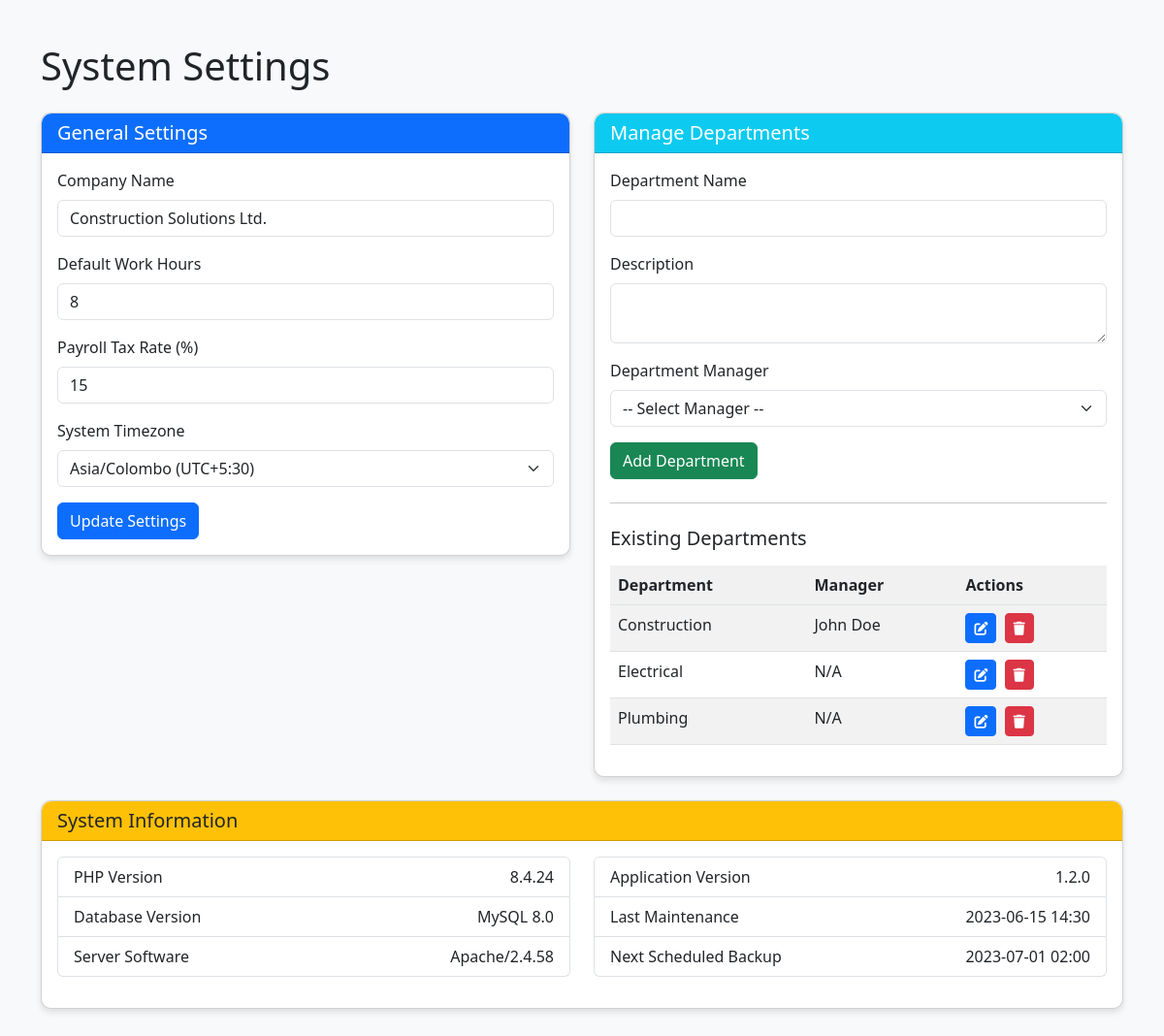
Page /settings.php (signed in) on the committed database.
### tables this page shows
CREATE TABLE `departments` (
  `dept_id` int(11) NOT NULL AUTO_INCREMENT,
  `dept_name` varchar(50) NOT NULL,
  `description` text DEFAULT NULL,
  `manager_id` varchar(10) DEFAULT NULL,
  PRIMARY KEY (`dept_id`),
  KEY `manager_id` (`manager_id`),
  CONSTRAINT `departments_ibfk_1` FOREIGN KEY (`manager_id`) 
    REFERENCES `employees` (`employee_id`) 
    ON DELETE SET NULL 
    ON UPDATE CASCADE
);

### settings.php (the view, shortened to what this page needs)
<?php
require_once 'db_connection.php';
$departments = [];
$result = $conn->query("SELECT * FROM departments");
if ($result->num_rows > 0) {
    while ($row = $result->fetch_assoc()) {
        $departments[] = $row;
    }
}
?>
<!DOCTYPE html>
<html lang="en">
<head>
    <link href="https://cdn.jsdelivr.net/npm/bootstrap@5.3.0/dist/css/bootstrap.min.css" rel="stylesheet">
    <link rel="stylesheet" href="https://cdnjs.cloudflare.com/ajax/libs/font-awesome/6.4.0/css/all.min.css">
</head>
<body>
    <div class="container py-4">
        <h1 class="mb-4">System Settings</h1>
        <div class="row">
            <div class="col-md-6">
                <div class="card mb-4">
                    <div class="card-header bg-primary text-white">
                        <h5 class="mb-0">General Settings</h5>
                    </div>
                    <div class="card-body">
                        <form method="POST">
                            <div class="mb-3">
                                <label class="form-label">Company Name</label>
                                <input type="text" name="company_name" class="form-control"
                                       value="Construction Solutions Ltd.">
                            </div>
                            <div class="mb-3">
                                <label class="form-label">Default Work Hours</label>
                                <input type="number" name="default_attendance_hours" class="form-control"
                                       value="8" min="4" max="12">
                            </div>
                            <div class="mb-3">
                                <label class="form-label">Payroll Tax Rate (%)</label>
                                <input type="number" name="payroll_tax_rate" class="form-control"
                                       value="15" min="0" max="50" step="0.1">
                            </div>
                            <div class="mb-3">
                                <label class="form-label">System Timezone</label>
                                <select class="form-select" name="timezone">
                                    <option value="Asia/Colombo" selected>Asia/Colombo (UTC+5:30)</option>
                                </select>
                            </div>
                            <button type="submit" class="btn btn-primary">Update Settings</button>
                        </form>
                    </div>
                </div>
            </div>
            <div class="col-md-6">
                <div class="card mb-4">
                    <div class="card-header bg-info text-white">
                        <h5 class="mb-0">Manage Departments</h5>
                    </div>
                    <div class="card-body">
                        <form method="POST">
                            <div class="mb-3">
                                <label class="form-label">Department Name</label>
                                <input type="text" name="dept_name" class="form-control" required>
                            </div>
                            <div class="mb-3">
                                <label class="form-label">Description</label>
                                <textarea name="description" class="form-control" rows="2"></textarea>
                            </div>
                            <div class="mb-3">
                                <label class="form-label">Department Manager</label>
                                <select name="manager_id" class="form-select">
                                    <option value="">-- Select Manager --</option>
                                </select>
                            </div>
                            <button type="submit" class="btn btn-success">Add Department</button>
                        </form>
                        <hr class="my-4">
                        <h5 class="mb-3">Existing Departments</h5>
                        <div class="table-responsive">
                            <table class="table table-striped">
                                <thead>
                                    <tr>
                                        <th>Department</th>
                                        <th>Manager</th>
                                        <th>Actions</th>
                                    </tr>
                                </thead>
                                <tbody>
                                    <?php if (count($departments) > 0): ?>
                                        <?php foreach ($departments as $dept): ?>
                                            <tr>
                                                <td><?= $dept['dept_name'] ?></td>
                                                <td>
                                                    <?php
                                                    if ($dept['manager_id']) {
                                                        $stmt = $conn->prepare("SELECT CONCAT(first_name, ' ', last_name) AS name
                                                                              FROM employees
                                                                              WHERE employee_id = ?");
                                                        $stmt->bind_param("s", $dept['manager_id']);
                                                        $stmt->execute();
                                                        $manager = $stmt->get_result()->fetch_assoc();
                                                        echo $manager['name'] ?? 'N/A';
                                                    } else {
                                                        echo 'N/A';
                                                    }
                                                    ?>
                                                </td>
                                                <td>
                                                    <a href="#" class="btn btn-sm btn-primary me-1">
                                                        <i class="fas fa-edit"></i>
                                                    </a>
                                                    <a href="#" class="btn btn-sm btn-danger">
                                                        <i class="fas fa-trash"></i>
                                                    </a>
                                                </td>
                                            </tr>
                                        <?php endforeach; ?>
                                    <?php else: ?>
                                        <tr>
                                            <td colspan="3">No departments found</td>
                                        </tr>
                                    <?php endif; ?>
                                </tbody>
                            </table>
                        </div>
                    </div>
                </div>
            </div>
        </div>
        <div class="card">
            <div class="card-header bg-warning text-dark">
                <h5 class="mb-0">System Information</h5>
            </div>
            <div class="card-body">
                <div class="row">
                    <div class="col-md-6">
                        <ul class="list-group mb-3">
                            <li class="list-group-item d-flex justify-content-between">
                                <span>PHP Version</span>
                                <span><?= phpversion() ?></span>
                            </li>
                            <li class="list-group-item d-flex justify-content-between">
                                <span>Database Version</span>
                                <span>MySQL 8.0</span>
                            </li>
                            <li class="list-group-item d-flex justify-content-between">
                                <span>Server Software</span>
                                <span><?= $_SERVER['SERVER_SOFTWARE'] ?></span>
                            </li>
                        </ul>
                    </div>
                    <div class="col-md-6">
                        <ul class="list-group">
                            <li class="list-group-item d-flex justify-content-between">
                                <span>Application Version</span>
                                <span>1.2.0</span>
                            </li>
                            <li class="list-group-item d-flex justify-content-between">
                                <span>Last Maintenance</span>
                                <span>2023-06-15 14:30</span>
                            </li>
                            <li class="list-group-item d-flex justify-content-between">
                                <span>Next Scheduled Backup</span>
                                <span>2023-07-01 02:00</span>
                            </li>
                        </ul>
                    </div>
                </div>
            </div>
        </div>
    </div>
</body>
</html>

### settings.php (style rules this page uses)
body { background-color: #f8f9fa; padding-top: 20px; }
.card { border-radius: 10px; box-shadow: 0 4px 6px rgba(0,0,0,0.1); margin-bottom: 20px; }
.card-header { border-radius: 10px 10px 0 0 !important; font-weight: 600; }
.table th { background-color: #f1f1f1; }

### rows in the picture
departments: dept_name "Construction", name "John Doe"
departments: dept_name "Electrical", shows "N/A"
departments: dept_name "Plumbing", shows "N/A"

### other values in the picture
phpversion() "8.4.24"
$_SERVER['SERVER_SOFTWARE'] "Apache/2.4.58"
